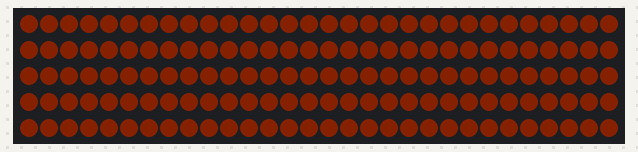
Bench run of a sketch on a simulated Arduino Uno, built with avr-gcc and run on an emulated ATmega328P. On the bench: 150 RGB LEDs in strip order, left to right, continuing on the next row. Dim RGB values are drawn brighter than linear; random numbers use the default seed unless the sketch sets one.

Above: at 0.16 s.
At 24.44 s:
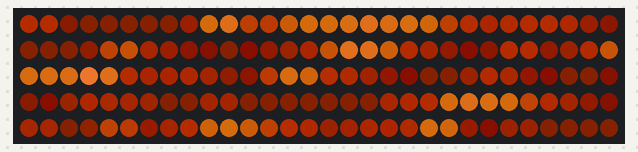

The sketch:

AmbientEffects.ino
```cpp
#define FASTLED_ALLOW_INTERRUPTS 0
#ifdef __AVR__
  #include <avr/power.h>
#endif
#include <FastLED.h>

#define DATA_PIN 8

#define NUM_LEDS 150 // 70 is the max the 150 led strip in the bottles seems to work past...
#define MAX_HEAT 240 // Don't go above 240
#define FRAMES_PER_SECOND 120
#define NUM_INTERP_FRAMES 50

CRGB leds[NUM_LEDS];
byte heat[NUM_LEDS];
// TEMP_CL i think I'm running out of memory
//byte prev_heat[NUM_LEDS]; // Used for frame blending
byte last_heat[NUM_LEDS]; // Used for interp between heat frames


// Trying more yellow
// Fire color - bright for club
DEFINE_GRADIENT_PALETTE( heatmap_gp ) {
  0,     8,  2,  0,
50,     64, 16,  0,
100,   128, 64,  8,
200,   255,128, 64,
240,   255,200,100,
255,   255,255,255 }; //junk value
#define COOLING_MIN  5
#define COOLING_MAX  15
//#define SPARKING 200
//#define SPARK_HEAT_MIN 40
//#define SPARK_HEAT_MAX 60
#define SPARKING 130
#define SPARK_HEAT_MIN 50
#define SPARK_HEAT_MAX 100
#define SPARK_WIDTH 2


// Looks good when you can see the LEDs but too red and white when in bottles
//// Fire color - bright for club
//DEFINE_GRADIENT_PALETTE( heatmap_gp ) {
//  0,     4,  0,  0,
//50,     64,  8,  0,
//100,    80, 30,  0,
//200,   255,128, 64,
//240,   255,200,150,
//255,   255,255,255 }; //junk value
//#define COOLING_MIN  5
//#define COOLING_MAX  15
////#define SPARKING 200
////#define SPARK_HEAT_MIN 40
////#define SPARK_HEAT_MAX 60
//#define SPARKING 130
//#define SPARK_HEAT_MIN 50
//#define SPARK_HEAT_MAX 100
//#define SPARK_WIDTH 2

//// Dinner 1 - All colors are GRB!
//DEFINE_GRADIENT_PALETTE( heatmap_gp ) {
//  0,   0,   3,   0,
//50,    1,   8,   0,
//100,   5,   30,  0,
//200,   25, 40, 20,
//240,   50,  64,  40,
//255,   0,0,0 }; //junk value
//#define COOLING_MIN  5
//#define COOLING_MAX  15
//#define SPARKING 150
//#define SPARK_HEAT_MIN 40
//#define SPARK_HEAT_MAX 60


//// Dinner 2
//DEFINE_GRADIENT_PALETTE( heatmap_gp ) {
//  0,   0,   5,   0,
//50,    2,   10,  0,
//100,   5,   20,  0,
//200,   20,  40,  5,
//240,   30,  50,  10,
//255,   0,0,0 }; //junk value
//#define COOLING_MIN  5
//#define COOLING_MAX  10
//#define SPARKING 160
//#define SPARK_HEAT_MIN 40
//#define SPARK_HEAT_MAX 50

//// Dinner 2 GRB
//DEFINE_GRADIENT_PALETTE( heatmap_gp ) {
//  0,   0,   0,   5,
//50,    0,   2,  10,
//100,   0,   5,  20,
//200,   5,   10,  30,
//240,   10,  50,  50,
//255,   0,0,0 }; //junk value
//#define COOLING_MIN  5
//#define COOLING_MAX  10
//#define SPARKING 160
//#define SPARK_HEAT_MIN 40
//#define SPARK_HEAT_MAX 50


CRGBPalette16 gPal = heatmap_gp;


void setup()
{
	//FastLED.addLeds<NEOPIXEL, DATA_PIN>(leds, NUM_LEDS).setCorrection( TypicalLEDStrip );
	//FastLED.setBrightness( BRIGHTNESS );
	FastLED.addLeds<NEOPIXEL, DATA_PIN>(leds, NUM_LEDS);

	//gPal = CRGBPalette16(CRGB(64,32,32), CRGB(192,128,64), CRGB(255,192,96), CRGB(255,255,128));
	//gPal = CRGBPalette16(CRGB(64,0,0), CRGB(92,32,0), CRGB(255,64,0), CRGB(255,128,0));
	//gPal = CRGBPalette16(CRGB(8,0,0), CRGB(92,32,0), CRGB(255,64,0), CRGB(255,128,0));
	//gPal = CRGBPalette16(CRGB(0,0,0), CRGB(16,8,0), CRGB(128,32,0), CRGB(255,128,0));
	//gPal = CRGBPalette16(CHSV(0,0,0), CHSV(30,255,16), CHSV(15,255,128), CHSV(30,255,255));
	//gPal = CRGBPalette16(CHSV(0,0,0), CHSV(30,255,16), CHSV(30,255,128), CHSV(30,255,255));
	//gPal = CRGBPalette16(CHSV(0,0,0), CHSV(30,255,16), CHSV(30,255,128), CHSV(30,255,255));
}


void loop()
{
	//// TEMP_CL
	//for( int j = 0; j < NUM_LEDS; ++j)
	//{
	//	leds[j] = ColorFromPalette( gPal, random8(0, 240));
	//}
	//FastLED.show(); // display this frame
	//FastLED.delay(1000 / FRAMES_PER_SECOND);
	//return;


	// Add entropy to random number generator; we use a lot of it.
	// TEMP_CL random16_add_entropy( random());

	memcpy(last_heat, heat, NUM_LEDS);
	UpdateHeat(); // run simulation frame, using palette colors

	for(int i = 0; i < NUM_INTERP_FRAMES; ++i)
	{
		//byte yHeatAdd = 64;

		fract8 fLerp = i*256/NUM_INTERP_FRAMES;
		byte lerpHeat;
		for( int j = 0; j < NUM_LEDS; ++j)
		{
			// Fade between last and cur heat values
			lerpHeat = lerp8by8(last_heat[j], heat[j], fLerp);

			// Scale heat
			lerpHeat = scale8(lerpHeat, MAX_HEAT);

			leds[j] = ColorFromPalette( gPal, lerpHeat);
		}

		FastLED.show(); // display this frame
		FastLED.delay(1000 / FRAMES_PER_SECOND);
	}
}


void UpdateHeat()
{
	//// TEMP_CL - just do random
	//for( int i = 0; i < NUM_LEDS; i++)
	//{
	//	heat[i] = random8(0, 255);
	//}
	//return;


	// Cool down every cell a little
	for(int i = 0; i < NUM_LEDS; i++)
	{
		heat[i] = qsub8( heat[i],  random8(COOLING_MIN, COOLING_MAX));
	}

	// Save a copy for bluring
 	// TEMP_CL i think I'm running out of memory
	//memcpy(prev_heat, heat, NUM_LEDS);

	// Heat from each cell drifts out
	//// TEMP_CL - assume there are only 3 for now
	//heat[0] = (heat[0]*3 + heat[1]*2 + heat[2]) / 6;
	//heat[1] = (heat[1]*3 + heat[1]*2 + heat[2]*2) / 7;
	//heat[2] = (heat[2]*3 + heat[1]*2 + heat[0]) / 6;
	for(int i = 1; i < NUM_LEDS-1; i++)
	{
		// TEMP_CL i think I'm running out of memory
		//heat[i] = (prev_heat[i]*3 + prev_heat[i-1]*2 + prev_heat[i+1]*2) / 7;
		heat[i] = (heat[i]*3 + heat[i-1]*2 + heat[i+1]*2) / 7;
	}

	// Randomly ignite new 'sparks' of heat - per 10 leds
	for(int i = 0; i < NUM_LEDS / 10; i++) {
		if( random8() < SPARKING )
		{
			int y = random8(0, NUM_LEDS - SPARK_WIDTH);

			byte newHeat = random8(SPARK_HEAT_MIN, SPARK_HEAT_MAX);
			for(int j = 0; j < SPARK_WIDTH; ++j) {
				heat[y+j] = qadd8( heat[y+j],  newHeat);
			}
			//byte halfHeat = newHeat >> 1;
			//heat[y-1] = qadd8( heat[y], halfHeat );
			//heat[y+1] = qadd8( heat[y], halfHeat );
		}
	}
}
```
